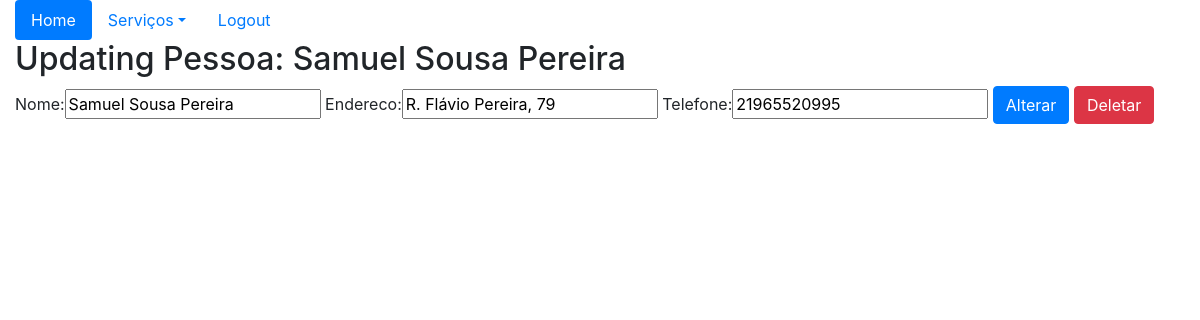
Screenshot of /sistema/pessoas_update/12/ (signed in) with the database file from the repository.
### core/models.py (models this page shows)
class Pessoa(models.Model):
    nome = models.CharField(max_length=100)
    endereco = models.CharField(max_length=200)
    telefone = models.CharField(max_length=20)
    def __str__(self):
        return self.nome

### core/views.py (the view)
# urls.py: re_path('^pessoas_update/(?P<id>\d+)/$', pessoa_update,
@login_required
def pessoa_update(request, id):
    data = {}
    pessoa = Pessoa.objects.get(id=id)
    form = PessoaForm(request.POST or None, instance=pessoa)
    data['pessoa'] = pessoa
    data['form'] = form
    if request.method == 'POST':
        if form.is_valid():
            form.save()
            return redirect('core_lista_pessoas')
    else:
        return render(request, 'core/update_pessoa.html', data)

### core/forms.py
class PessoaForm(ModelForm):
    class Meta:
        model = Pessoa
        fields = '__all__'

### core/templates/core/update_pessoa.html (shortened to what this page needs)
{% extends "base.html" %}
{% load bootstrap %}
{% block menu %}
    <ul class="nav nav-pills">
        <li class="nav-item">
            <a class="nav-link active" href="{% url 'core_home' %}">Home</a>
        </li>
        <li class="nav-item dropdown">
            <a class="nav-link dropdown-toggle" data-toggle="dropdown" href="#" role="button" aria-haspopup="true"
                aria-expanded="false">Serviços</a>
        </li>
        <li class="nav-item">
            <a class="nav-link" href="#">Logout</a>
        </li>
    </ul>
{% endblock %}
{% block main %}
    <div class="row">
        <div class="col-12">
            <h2>Updating Pessoa: {{ pessoa }}</h2>
            <form action="{% url 'core_pessoa_update' pessoa.id %}" method="post">
                {{ form|bootstrap }}
                <button type="submit" class="btn btn-primary">Alterar</button>
                <a href="{% url 'core_pessoa_delete' pessoa.id %}" class="btn btn-danger">Deletar</a>
            </form>
        </div>
    </div>
{% endblock %}

### rows the page displays
Pessoa: nome "Samuel Sousa Pereira", endereco "R. Flávio Pereira, 79", telefone "21965520995"
